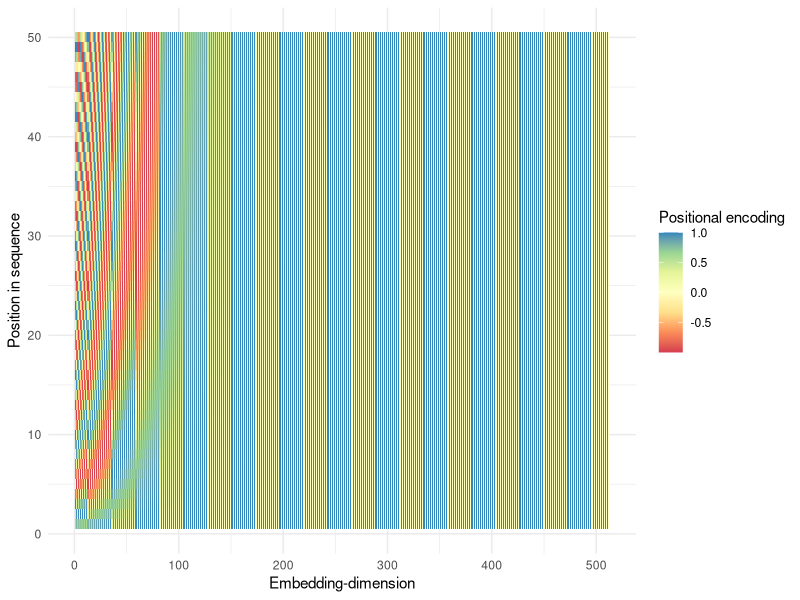

This figure's R source:
## ---- chunk 1
#| echo: False
#| message: false
#| warning: false
#| fig-cap: The positional encoding for 50 dimensions and 512 embedding-dimensions. The x-axis represents the position and the y-axis represents the dimension. The color represents the value of the encoding.
#| fig-alt: A heatmap of the positional encoding for 50 dimensions and 512 embedding-dimensions. The x-axis represents the position and the y-axis represents the dimension. The color represents the value of the encoding.
#| fig-width: 7
#| fig-height: 4
#| fig-align: center
#| label: fig-positional

library(ggplot2)
library(tibble)
library(dplyr)

d_model <- 512
max_len <- 50

tibble(
  pos = rep(seq(max_len), each = d_model),
  i = rep(seq(d_model), times = max_len),
  value = ifelse(i %% 2 == 0,
  sin(pos / (10000 ^ (2 * i / d_model))),
  cos(pos / (10000 ^ (2 * i / d_model))))
) |>
ggplot(aes(i, pos, fill=value)) +
geom_tile() +
  labs(x = 'Embedding-dimension',
  y = 'Position in sequence',
  fill='Positional encoding') +
  theme_minimal() +
  scale_fill_distiller(palette = "Spectral", direction=1)
